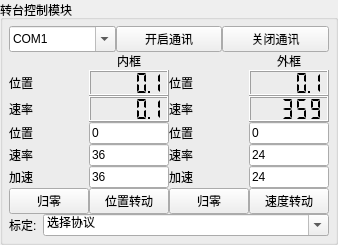
         <widget class="QGroupBox" name="groupBox">
          <property name="sizePolicy">
           <sizepolicy hsizetype="Preferred" vsizetype="Fixed">
            <horstretch>0</horstretch>
            <verstretch>0</verstretch>
           </sizepolicy>
          </property>
          <property name="title">
           <string>转台控制模块</string>
          </property>
          <layout class="QVBoxLayout" name="verticalLayout_5">
           <property name="spacing">
            <number>0</number>
           </property>
           <property name="sizeConstraint">
            <enum>QLayout::SetDefaultConstraint</enum>
           </property>
           <property name="leftMargin">
            <number>6</number>
           </property>
           <property name="topMargin">
            <number>6</number>
           </property>
           <property name="rightMargin">
            <number>6</number>
           </property>
           <property name="bottomMargin">
            <number>6</number>
           </property>
           <item>
            <widget class="QWidget" name="widget_3" native="true">
             <layout class="QHBoxLayout" name="horizontalLayout">
              <property name="spacing">
               <number>0</number>
              </property>
              <property name="leftMargin">
               <number>0</number>
              </property>
              <property name="topMargin">
               <number>0</number>
              </property>
              <property name="rightMargin">
               <number>0</number>
              </property>
              <property name="bottomMargin">
               <number>0</number>
              </property>
              <item>
               <widget class="QComboBox" name="comboBox_turntable_com">
                <property name="sizePolicy">
                 <sizepolicy hsizetype="Minimum" vsizetype="Minimum">
                  <horstretch>0</horstretch>
                  <verstretch>0</verstretch>
                 </sizepolicy>
                </property>
                <property name="toolTip">
                 <string>&lt;html&gt;&lt;head/&gt;&lt;body&gt;&lt;p&gt;串口&lt;/p&gt;&lt;/body&gt;&lt;/html&gt;</string>
                </property>
                <property name="editable">
                 <bool>true</bool>
                </property>
                <item>
                 <property name="text">
                  <string>COM1</string>
                 </property>
                </item>
                <item>
                 <property name="text">
                  <string>COM2</string>
                 </property>
                </item>
                <item>
                 <property name="text">
                  <string>COM3</string>
                 </property>
                </item>
                <item>
                 <property name="text">
                  <string>COM4</string>
                 </property>
                </item>
                <item>
                 <property name="text">
                  <string>COM5</string>
                 </property>
                </item>
               </widget>
              </item>
              <item>
               <widget class="QPushButton" name="pushButton_turntable_open">
                <property name="sizePolicy">
                 <sizepolicy hsizetype="Ignored" vsizetype="Fixed">
                  <horstretch>0</horstretch>
                  <verstretch>0</verstretch>
                 </sizepolicy>
                </property>
                <property name="text">
                 <string>开启通讯</string>
                </property>
               </widget>
              </item>
              <item>
               <widget class="QPushButton" name="pushButton_turntable_close">
                <property name="sizePolicy">
                 <sizepolicy hsizetype="Ignored" vsizetype="Fixed">
                  <horstretch>0</horstretch>
                  <verstretch>0</verstretch>
                 </sizepolicy>
                </property>
                <property name="text">
                 <string>关闭通讯</string>
                </property>
               </widget>
              </item>
             </layout>
            </widget>
           </item>
           <item>
            <widget class="QWidget" name="widget_5" native="true">
             <layout class="QGridLayout" name="gridLayout_3">
              <property name="leftMargin">
               <number>0</number>
              </property>
              <property name="topMargin">
               <number>0</number>
              </property>
              <property name="rightMargin">
               <number>0</number>
              </property>
              <property name="bottomMargin">
               <number>0</number>
              </property>
              <property name="spacing">
               <number>0</number>
              </property>
              <item row="3" column="3">
               <widget class="QLineEdit" name="lineEdit_outside_location">
                <property name="sizePolicy">
                 <sizepolicy hsizetype="Ignored" vsizetype="Fixed">
                  <horstretch>0</horstretch>
                  <verstretch>0</verstretch>
                 </sizepolicy>
                </property>
                <property name="text">
                 <string>0</string>
                </property>
               </widget>
              </item>
              <item row="5" column="3">
               <widget class="QLineEdit" name="lineEdit_outside_acceleration">
                <property name="sizePolicy">
                 <sizepolicy hsizetype="Ignored" vsizetype="Fixed">
                  <horstretch>0</horstretch>
                  <verstretch>0</verstretch>
                 </sizepolicy>
                </property>
                <property name="text">
                 <string>24</string>
                </property>
               </widget>
              </item>
              <item row="4" column="3">
               <widget class="QLineEdit" name="lineEdit_outside_speed">
                <property name="sizePolicy">
                 <sizepolicy hsizetype="Ignored" vsizetype="Fixed">
                  <horstretch>0</horstretch>
                  <verstretch>0</verstretch>
                 </sizepolicy>
                </property>
                <property name="text">
                 <string>24</string>
                </property>
               </widget>
              </item>
              <item row="6" column="0">
               <widget class="QPushButton" name="pushButton_inside_reset">
                <property name="sizePolicy">
                 <sizepolicy hsizetype="Minimum" vsizetype="Preferred">
                  <horstretch>0</horstretch>
                  <verstretch>0</verstretch>
                 </sizepolicy>
                </property>
                <property name="minimumSize">
                 <size>
                  <width>40</width>
                  <height>0</height>
                 </size>
                </property>
                <property name="text">
                 <string>归零</string>
                </property>
               </widget>
              </item>
              <item row="1" column="2">
               <widget class="QLabel" name="label_2">
                <property name="text">
                 <string>位置</string>
                </property>
               </widget>
              </item>
              <item row="4" column="2">
               <widget class="QLabel" name="label_6">
                <property name="text">
                 <string>速率</string>
                </property>
               </widget>
              </item>
              <item row="2" column="0">
               <widget class="QLabel" name="label_3">
                <property name="text">
                 <string>速率</string>
                </property>
               </widget>
              </item>
              <item row="1" column="0">
               <widget class="QLabel" name="label">
                <property name="text">
                 <string>位置</string>
                </property>
               </widget>
              </item>
              <item row="3" column="0">
               <widget class="QLabel" name="label_8">
                <property name="text">
                 <string>位置</string>
                </property>
               </widget>
              </item>
              <item row="1" column="1">
               <widget class="QLCDNumber" name="lcdNumber_inside_location">
                <property name="sizePolicy">
                 <sizepolicy hsizetype="Ignored" vsizetype="Preferred">
                  <horstretch>0</horstretch>
                  <verstretch>0</verstretch>
                 </sizepolicy>
                </property>
                <property name="minimumSize">
                 <size>
                  <width>0</width>
                  <height>26</height>
                 </size>
                </property>
                <property name="smallDecimalPoint">
                 <bool>true</bool>
                </property>
                <property name="digitCount">
                 <number>5</number>
                </property>
                <property name="mode">
                 <enum>QLCDNumber::Dec</enum>
                </property>
                <property name="segmentStyle">
                 <enum>QLCDNumber::Flat</enum>
                </property>
                <property name="value" stdset="0">
                 <double>0.100000000000000</double>
                </property>
               </widget>
              </item>
              <item row="6" column="2">
               <widget class="QPushButton" name="pushButton_outside_reset">
                <property name="sizePolicy">
                 <sizepolicy hsizetype="Preferred" vsizetype="Fixed">
                  <horstretch>0</horstretch>
                  <verstretch>0</verstretch>
                 </sizepolicy>
                </property>
                <property name="minimumSize">
                 <size>
                  <width>40</width>
                  <height>0</height>
                 </size>
                </property>
                <property name="text">
                 <string>归零</string>
                </property>
               </widget>
              </item>
              <item row="1" column="3">
               <widget class="QLCDNumber" name="lcdNumber_outside_location">
                <property name="sizePolicy">
                 <sizepolicy hsizetype="Ignored" vsizetype="Preferred">
                  <horstretch>0</horstretch>
                  <verstretch>0</verstretch>
                 </sizepolicy>
                </property>
                <property name="minimumSize">
                 <size>
                  <width>0</width>
                  <height>26</height>
                 </size>
                </property>
                <property name="smallDecimalPoint">
                 <bool>true</bool>
                </property>
                <property name="digitCount">
                 <number>5</number>
                </property>
                <property name="mode">
                 <enum>QLCDNumber::Dec</enum>
                </property>
                <property name="segmentStyle">
                 <enum>QLCDNumber::Flat</enum>
                </property>
                <property name="value" stdset="0">
                 <double>0.100000000000000</double>
                </property>
               </widget>
              </item>
              <item row="2" column="1">
               <widget class="QLCDNumber" name="lcdNumber_inside_speed">
                <property name="sizePolicy">
                 <sizepolicy hsizetype="Ignored" vsizetype="Preferred">
                  <horstretch>0</horstretch>
                  <verstretch>0</verstretch>
                 </sizepolicy>
                </property>
                <property name="minimumSize">
                 <size>
                  <width>0</width>
                  <height>26</height>
                 </size>
                </property>
                <property name="smallDecimalPoint">
                 <bool>true</bool>
                </property>
                <property name="digitCount">
                 <number>5</number>
                </property>
                <property name="mode">
                 <enum>QLCDNumber::Dec</enum>
                </property>
                <property name="segmentStyle">
                 <enum>QLCDNumber::Flat</enum>
                </property>
                <property name="value" stdset="0">
                 <double>0.100000000000000</double>
                </property>
               </widget>
              </item>
              <item row="0" column="1">
               <widget class="QLabel" name="label_9">
                <property name="sizePolicy">
                 <sizepolicy hsizetype="Preferred" vsizetype="Fixed">
                  <horstretch>0</horstretch>
                  <verstretch>0</verstretch>
                 </sizepolicy>
                </property>
                <property name="text">
                 <string>内框</string>
                </property>
                <property name="alignment">
                 <set>Qt::AlignCenter</set>
                </property>
               </widget>
              </item>
              <item row="3" column="1">
               <widget class="QLineEdit" name="lineEdit_inside_location">
                <property name="sizePolicy">
                 <sizepolicy hsizetype="Ignored" vsizetype="Fixed">
                  <horstretch>0</horstretch>
                  <verstretch>0</verstretch>
                 </sizepolicy>
                </property>
                <property name="text">
                 <string>0</string>
                </property>
               </widget>
              </item>
              <item row="6" column="1">
               <widget class="QPushButton" name="pushButton_start_location">
                <property name="text">
                 <string>位置转动</string>
                </property>
               </widget>
              </item>
              <item row="3" column="2">
               <widget class="QLabel" name="label_7">
                <property name="text">
                 <string>位置</string>
                </property>
               </widget>
              </item>
              <item row="6" column="3">
               <widget class="QPushButton" name="pushButton_start_speed">
                <property name="text">
                 <string>速度转动</string>
                </property>
               </widget>
              </item>
              <item row="0" column="3">
               <widget class="QLabel" name="label_10">
                <property name="sizePolicy">
                 <sizepolicy hsizetype="Preferred" vsizetype="Fixed">
                  <horstretch>0</horstretch>
                  <verstretch>0</verstretch>
                 </sizepolicy>
                </property>
                <property name="text">
                 <string>外框</string>
                </property>
                <property name="alignment">
                 <set>Qt::AlignCenter</set>
                </property>
               </widget>
              </item>
              <item row="5" column="0">
               <widget class="QLabel" name="label_30">
                <property name="text">
                 <string>加速</string>
                </property>
               </widget>
              </item>
              <item row="4" column="1">
               <widget class="QLineEdit" name="lineEdit_inside_speed">
                <property name="sizePolicy">
                 <sizepolicy hsizetype="Ignored" vsizetype="Fixed">
                  <horstretch>0</horstretch>
                  <verstretch>0</verstretch>
                 </sizepolicy>
                </property>
                <property name="text">
                 <string>36</string>
                </property>
               </widget>
              </item>
              <item row="2" column="3">
               <widget class="QLCDNumber" name="lcdNumber_outside_speed">
                <property name="sizePolicy">
                 <sizepolicy hsizetype="Ignored" vsizetype="Preferred">
                  <horstretch>0</horstretch>
                  <verstretch>0</verstretch>
                 </sizepolicy>
                </property>
                <property name="minimumSize">
                 <size>
                  <width>0</width>
                  <height>26</height>
                 </size>
                </property>
                <property name="smallDecimalPoint">
                 <bool>true</bool>
                </property>
                <property name="digitCount">
                 <number>5</number>
                </property>
                <property name="mode">
                 <enum>QLCDNumber::Dec</enum>
                </property>
                <property name="segmentStyle">
                 <enum>QLCDNumber::Flat</enum>
                </property>
                <property name="value" stdset="0">
                 <double>359.000000000000000</double>
                </property>
                <property name="intValue" stdset="0">
                 <number>359</number>
                </property>
               </widget>
              </item>
              <item row="4" column="0">
               <widget class="QLabel" name="label_5">
                <property name="text">
                 <string>速率</string>
                </property>
               </widget>
              </item>
              <item row="5" column="1">
               <widget class="QLineEdit" name="lineEdit_inside_acceleration">
                <property name="sizePolicy">
                 <sizepolicy hsizetype="Ignored" vsizetype="Fixed">
                  <horstretch>0</horstretch>
                  <verstretch>0</verstretch>
                 </sizepolicy>
                </property>
                <property name="text">
                 <string>36</string>
                </property>
               </widget>
              </item>
              <item row="2" column="2">
               <widget class="QLabel" name="label_4">
                <property name="text">
                 <string>速率</string>
                </property>
               </widget>
              </item>
              <item row="5" column="2">
               <widget class="QLabel" name="label_31">
                <property name="text">
                 <string>加速</string>
                </property>
               </widget>
              </item>
             </layout>
            </widget>
           </item>
           <item>
            <widget class="QWidget" name="widget_4" native="true">
             <layout class="QHBoxLayout" name="horizontalLayout_8">
              <property name="leftMargin">
               <number>0</number>
              </property>
              <property name="topMargin">
               <number>0</number>
              </property>
              <property name="rightMargin">
               <number>0</number>
              </property>
              <property name="bottomMargin">
               <number>0</number>
              </property>
              <item>
               <widget class="QLabel" name="label_32">
                <property name="sizePolicy">
                 <sizepolicy hsizetype="Maximum" vsizetype="Preferred">
                  <horstretch>0</horstretch>
                  <verstretch>0</verstretch>
                 </sizepolicy>
                </property>
                <property name="text">
                 <string>标定:</string>
                </property>
               </widget>
              </item>
              <item>
               <widget class="QComboBox" name="comboBox_turntable_rule">
                <property name="sizePolicy">
                 <sizepolicy hsizetype="Preferred" vsizetype="Minimum">
                  <horstretch>0</horstretch>
                  <verstretch>0</verstretch>
                 </sizepolicy>
                </property>
                <property name="editable">
                 <bool>true</bool>
                </property>
                <item>
                 <property name="text">
                  <string>选择协议</string>
                 </property>
                </item>
               </widget>
              </item>
             </layout>
            </widget>
           </item>
          </layout>
         </widget>
